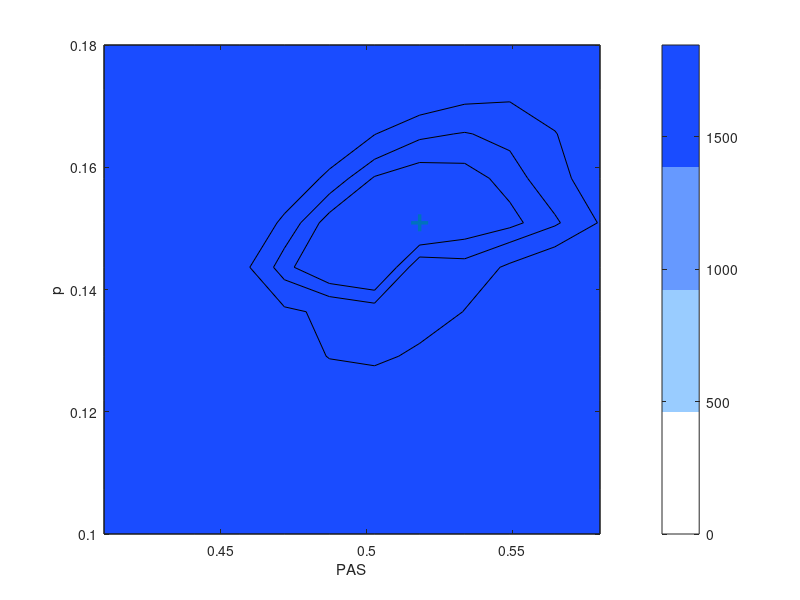

The MATLAB script that drew this image: (Note: this script raises an error after producing the figure.)
%%%%%%%%%%%%%%%%% exemplary plot parameter estimation %%%%%%%%%%%%%%%%%%%%%

n=12;
p=linspace(0.1,0.18,n);   
PAS=linspace(0.41,0.58,n);  

%%%%%%%%%%%%%%%%%%%%%%%%%%%%%%%%%%%%%%%%%%%%%%%%%%%%%%%%%%%%%%%%%%%%%%%%%%%
load('ModelFit_0.mat')

C(C==min(C))
Opti_p_1=Plot_p(C==min(C))
Opti_PAS_1=Plot_PAS(C==min(C))


Opti=min(C)
Area_PAS=[];
Area_p=[];

for i=1:length(C)
    if C(i)<Opti+(5.99/2)
        Area_PAS=[Area_PAS,Plot_PAS(i)];
        Area_p=[Area_p,Plot_p(i)];
    end
end

Min_PAS_1=min(Area_PAS)
Max_PAS_1=max(Area_PAS)
Min_p_1=min(Area_p)
Max_p_1=max(Area_p)
Opti_1=min(C)

Z=[C(1:12);...
    C(13:24);...
    C(25:36);...
    C(37:48);...
    C(49:60);...
    C(61:72);...
    C(73:84);...
    C(85:96);...
    C(97:108);...
    C(109:120);...
    C(121:132);...
    C(133:144)
    ];

v=[Opti+0.001,Opti+(5.99/2),Opti+(9.21/2),Opti+(13.82/2)];

figure()
contourf(PAS,p,Z,v)
ylabel('p')
xlabel('PAS')
hold on;
for i=1:length(Plot_p)
    if C(i)<Opti+0.001
        scatter(Plot_PAS(i),Plot_p(i),150,'+k','MarkerFaceColor',[0,0,0],'LineWidth',2.5)
        hold on;
    end
end
hold on;
map=[1,1,1
    0.6,0.8,1
    0.4,0.6,1
    0.1,0.3,1
    ]
colormap(map)
h=colorbar('Ticks',[1.841e+03,1.8428e+03,1.8445e+03,1.8462e+03],'TickLabels',{'0.05','0.01','0.001','<0.001'})
set(h, 'FontSize',20, 'location','northoutside');
ax = gca;
set(gca,'FontSize',20)
%%%%%%%%%%%%%%%%%%%%%%%%%%%%%%%%%%%%%%%%%%%%%%%%%%%%%%%%%%%%%%%%%%%%%%%%%%%


